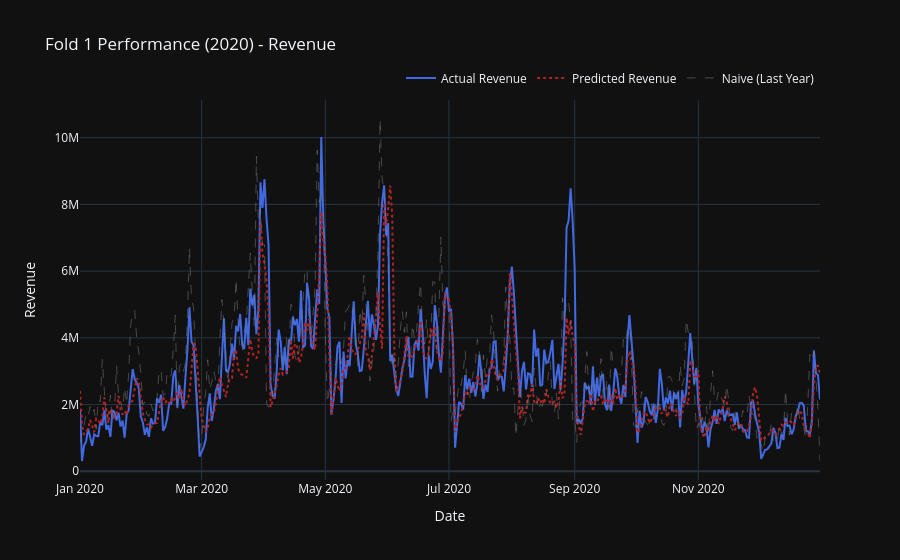
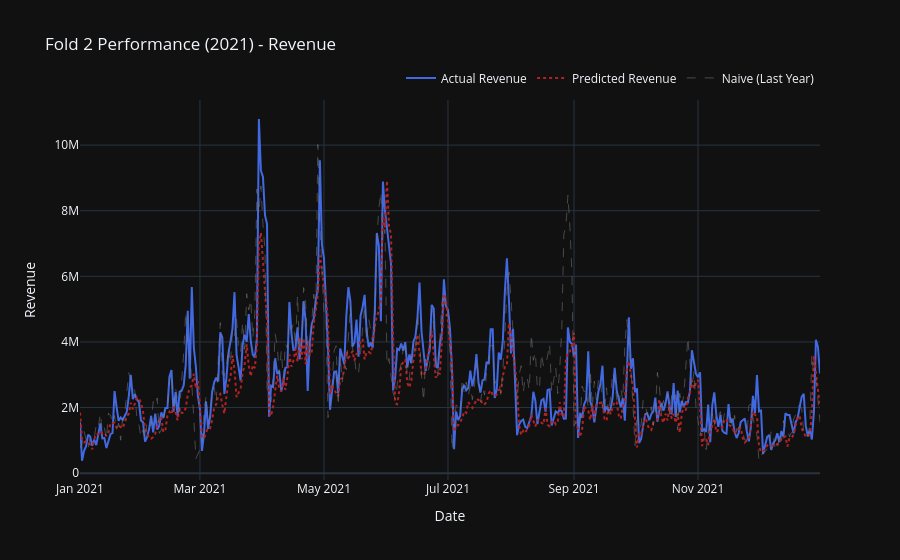
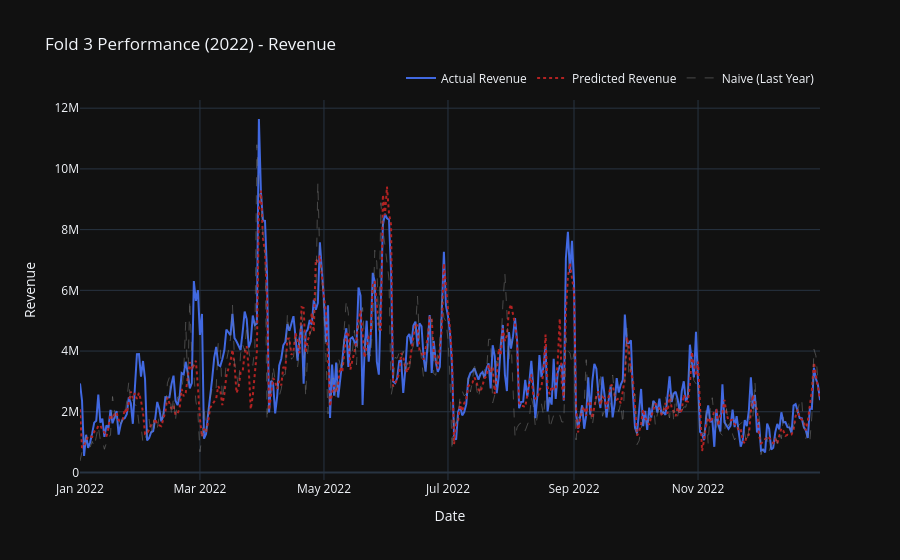

Notebook source saved alongside these figures, in order:
### Markdown cell above
## Visual Comparison: Actual vs Predicted vs Naive

### Code cell
for res in results:
    df = res['df']
    fig = go.Figure()
    
    fig.add_trace(go.Scatter(x=df['Date'], y=df['Revenue'], name='Actual Revenue', line=dict(color='royalblue', width=2)))
    fig.add_trace(go.Scatter(x=df['Date'], y=df['p_Revenue'], name='Predicted Revenue', line=dict(color='firebrick', width=2, dash='dot')))
    fig.add_trace(go.Scatter(x=df['Date'], y=df['ly_Revenue'], name='Naive (Last Year)', line=dict(color='gray', width=1, dash='dash'), opacity=0.5))
    
    fig.update_layout(
        title=f"Fold {res['fold']} Performance ({res['period']}) - Revenue",
        xaxis_title="Date",
        yaxis_title="Revenue",
        hovermode="x unified",
        template="plotly_dark",
        legend=dict(orientation="h", yanchor="bottom", y=1.02, xanchor="right", x=1)
    )
    fig.show()

### Figure 1 — Plotly figure (JSON) as saved in the notebook; plotly's stock layout.template omitted (floating-point values rounded to 4 significant figures; data arrays with more than 128 entries replaced by an {"elided": "..."} marker saying what was removed)
{"data": [{"line": {"color": "royalblue", "width": 2}, "name": "Actual Revenue", "type": "scatter", "x": {"elided": "366 str values"}, "y": {"elided": "366 float values"}}, {"line": {"color": "firebrick", "dash": "dot", "width": 2}, "name": "Predicted Revenue", "type": "scatter", "x": {"elided": "366 str values"}, "y": {"elided": "366 float values"}}, {"line": {"color": "gray", "dash": "dash", "width": 1}, "name": "Naive (Last Year)", "opacity": 0.5, "type": "scatter", "x": {"elided": "366 str values"}, "y": {"elided": "366 float values"}}], "layout": {"hovermode": "x unified", "legend": {"orientation": "h", "x": 1, "xanchor": "right", "y": 1.02, "yanchor": "bottom"}, "title": {"text": "Fold 1 Performance (2020) - Revenue"}, "xaxis": {"title": {"text": "Date"}}, "yaxis": {"title": {"text": "Revenue"}}}}

### Figure 2 — Plotly figure (JSON) as saved in the notebook; plotly's stock layout.template omitted (floating-point values rounded to 4 significant figures; data arrays with more than 128 entries replaced by an {"elided": "..."} marker saying what was removed)
{"data": [{"line": {"color": "royalblue", "width": 2}, "name": "Actual Revenue", "type": "scatter", "x": {"elided": "365 str values"}, "y": {"elided": "365 float values"}}, {"line": {"color": "firebrick", "dash": "dot", "width": 2}, "name": "Predicted Revenue", "type": "scatter", "x": {"elided": "365 str values"}, "y": {"elided": "365 float values"}}, {"line": {"color": "gray", "dash": "dash", "width": 1}, "name": "Naive (Last Year)", "opacity": 0.5, "type": "scatter", "x": {"elided": "365 str values"}, "y": {"elided": "365 float values"}}], "layout": {"hovermode": "x unified", "legend": {"orientation": "h", "x": 1, "xanchor": "right", "y": 1.02, "yanchor": "bottom"}, "title": {"text": "Fold 2 Performance (2021) - Revenue"}, "xaxis": {"title": {"text": "Date"}}, "yaxis": {"title": {"text": "Revenue"}}}}

### Figure 3 — Plotly figure (JSON) as saved in the notebook; plotly's stock layout.template omitted (floating-point values rounded to 4 significant figures; data arrays with more than 128 entries replaced by an {"elided": "..."} marker saying what was removed)
{"data": [{"line": {"color": "royalblue", "width": 2}, "name": "Actual Revenue", "type": "scatter", "x": {"elided": "365 str values"}, "y": {"elided": "365 float values"}}, {"line": {"color": "firebrick", "dash": "dot", "width": 2}, "name": "Predicted Revenue", "type": "scatter", "x": {"elided": "365 str values"}, "y": {"elided": "365 float values"}}, {"line": {"color": "gray", "dash": "dash", "width": 1}, "name": "Naive (Last Year)", "opacity": 0.5, "type": "scatter", "x": {"elided": "365 str values"}, "y": {"elided": "365 float values"}}], "layout": {"hovermode": "x unified", "legend": {"orientation": "h", "x": 1, "xanchor": "right", "y": 1.02, "yanchor": "bottom"}, "title": {"text": "Fold 3 Performance (2022) - Revenue"}, "xaxis": {"title": {"text": "Date"}}, "yaxis": {"title": {"text": "Revenue"}}}}
